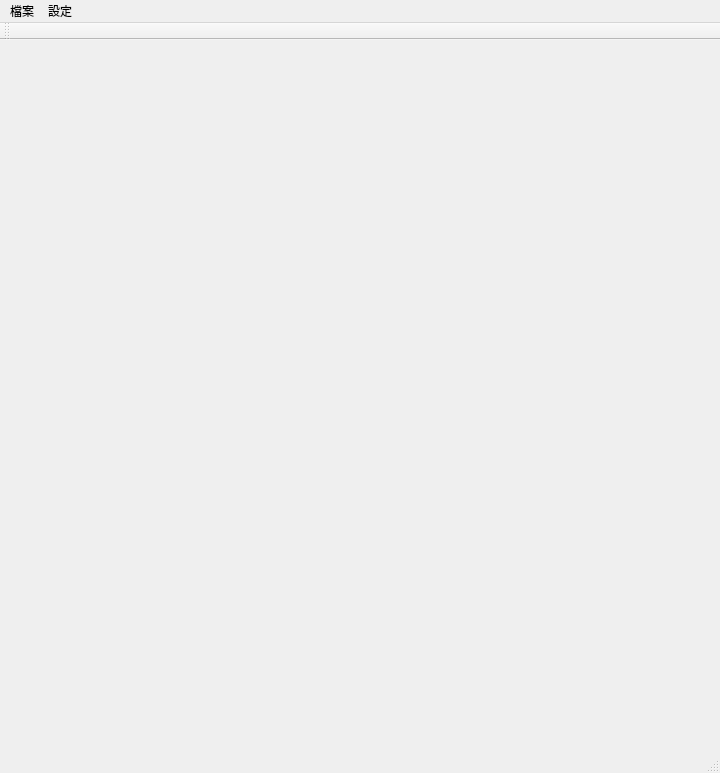
<?xml version="1.0" encoding="UTF-8"?>
<ui version="4.0">
 <class>QSudokuClass</class>
 <widget class="QMainWindow" name="QSudokuClass">
  <property name="geometry">
   <rect>
    <x>0</x>
    <y>0</y>
    <width>720</width>
    <height>773</height>
   </rect>
  </property>
  <property name="windowTitle">
   <string>QSudoku</string>
  </property>
  <widget class="QWidget" name="centralWidget">
   <property name="sizePolicy">
    <sizepolicy hsizetype="Fixed" vsizetype="Fixed">
     <horstretch>0</horstretch>
     <verstretch>0</verstretch>
    </sizepolicy>
   </property>
   <layout class="QGridLayout" name="gridLayout"/>
  </widget>
  <widget class="QMenuBar" name="menuBar">
   <property name="geometry">
    <rect>
     <x>0</x>
     <y>0</y>
     <width>720</width>
     <height>21</height>
    </rect>
   </property>
   <widget class="QMenu" name="mFile">
    <property name="title">
     <string>檔案</string>
    </property>
    <addaction name="aNewGame"/>
    <addaction name="aHintOneStep"/>
    <addaction name="separator"/>
    <addaction name="aExit"/>
   </widget>
   <widget class="QMenu" name="mConfig">
    <property name="title">
     <string>設定</string>
    </property>
    <addaction name="aBigBoard"/>
    <addaction name="aSmallBoard"/>
   </widget>
   <addaction name="mFile"/>
   <addaction name="mConfig"/>
  </widget>
  <widget class="QToolBar" name="mainToolBar">
   <attribute name="toolBarArea">
    <enum>TopToolBarArea</enum>
   </attribute>
   <attribute name="toolBarBreak">
    <bool>false</bool>
   </attribute>
  </widget>
  <widget class="QStatusBar" name="statusBar"/>
  <action name="aExit">
   <property name="text">
    <string>離開</string>
   </property>
  </action>
  <action name="aNewGame">
   <property name="text">
    <string>開啟新局</string>
   </property>
   <property name="shortcut">
    <string>Ctrl+N</string>
   </property>
  </action>
  <action name="aBigBoard">
   <property name="checkable">
    <bool>true</bool>
   </property>
   <property name="checked">
    <bool>true</bool>
   </property>
   <property name="text">
    <string>大棋盤</string>
   </property>
  </action>
  <action name="aSmallBoard">
   <property name="checkable">
    <bool>true</bool>
   </property>
   <property name="text">
    <string>小棋盤</string>
   </property>
  </action>
  <action name="aHintOneStep">
   <property name="text">
    <string>提示一步</string>
   </property>
   <property name="shortcut">
    <string>Ctrl+H</string>
   </property>
  </action>
 </widget>
 <layoutdefault spacing="6" margin="11"/>
 <resources>
  <include location="QSudoku.qrc"/>
 </resources>
 <connections/>
</ui>
